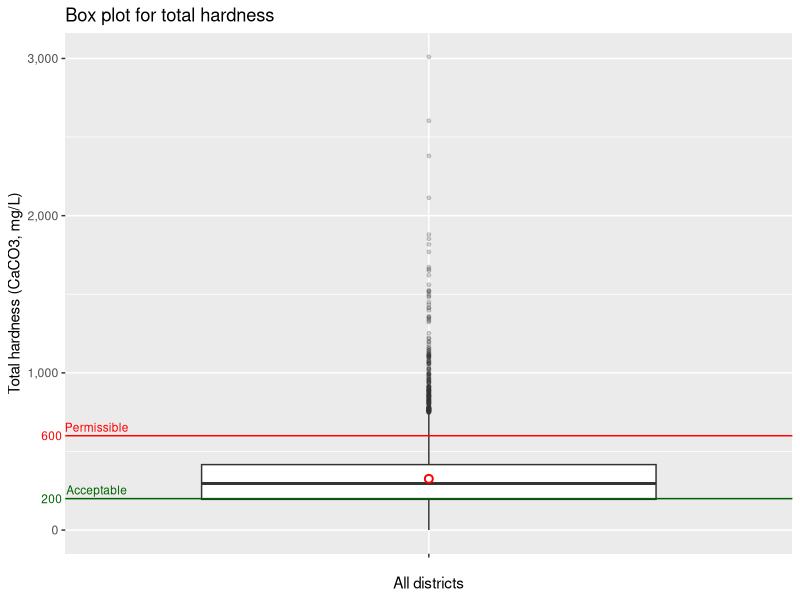

Source code (R):
library(ggplot2)
library(readr)
library(scales)

gini_gwq_nsdp <- read_csv("output/gini_gwq_nsdp.csv")
gini_gwq_nsdp <- na.omit(gini_gwq_nsdp)

# Total hardness
hardness_plot <- ggplot(gini_gwq_nsdp, aes(x="", y=hardnesstotal)) +
  geom_boxplot(outlier.size=1, outlier.alpha=0.2) +
  ggtitle("Box plot for total hardness") +
  xlab("All districts") +
  ylab("Total hardness (CaCO3, mg/L)") +
  scale_y_continuous(labels = comma) +
  geom_hline(aes(yintercept=200), show.legend=TRUE, color="darkgreen") +
  geom_hline(aes(yintercept=600), show.legend=TRUE, color="red") +
  stat_summary(fun="mean",color="red", shape=1) +
  annotate("text", label="200         ", x=-Inf, y=200, size=3, color="darkgreen") +
  annotate("text", label="                     Acceptable\n", x=-Inf, y=200, size=3, color="darkgreen") +
  annotate("text", label="600         ", x=-Inf, y=600, size=3, color="red") +
  annotate("text", label="                     Permissible\n", x=-Inf, y=600, size=3, color="red") +
  coord_cartesian(clip="off")

print(hardness_plot)

cat("Total hardness statistics\n")
hardness_quantiles <- quantile(gini_gwq_nsdp$hardnesstotal)
acceptable <- mean(gini_gwq_nsdp$hardnesstotal <= 200) * 100
permissible <- mean(gini_gwq_nsdp$hardnesstotal <= 600) * 100
impermissible <- mean(gini_gwq_nsdp$hardnesstotal > 600) * 100
mean_impermissible_hardness <- mean(gini_gwq_nsdp$hardnesstotal[impermissible])
cat("Mean total hardness:", mean(gini_gwq_nsdp$hardnesstotal), "mg/L")
cat("Districts with acceptable total hardness (%):", acceptable, "%\n")
cat("Districts with permissible total hardness (%):", permissible, "%\n")
cat("Districts with impermissible total hardness (%):", impermissible, "%\n")
cat("Mean impermissible total hardness:", mean_impermissible_hardness, "mg/L\n")
cat("Hardness quantiles:\n")
print(hardness_quantiles)
cat("\n")

# NSDP
cat("NSDP statistics\n")
nsdp_quantiles <- quantile(unique(gini_gwq_nsdp$nsdp))
cat("Mean NSDP:", mean(gini_gwq_nsdp$hardnesstotal), " (Rupees Crore)\nNSDP quantiles:\n")
print(nsdp_quantiles)
cat("\n")

# Gini
cat("Gini index statistics\n")
gini_quantiles <- quantile(unique(gini_gwq_nsdp$gini))
cat("Mean gini index:", mean(gini_gwq_nsdp$gini), "\nGini index quantiles:\n")
print(gini_quantiles)
cat("\n")
